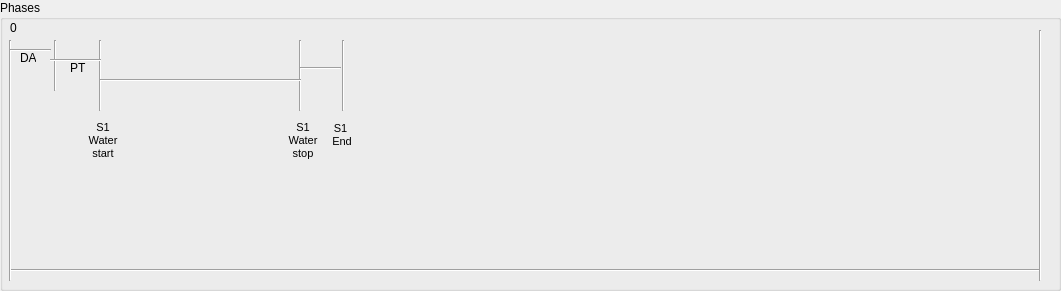
  <widget class="QGroupBox" name="grpSteps">
   <property name="geometry">
    <rect>
     <x>10</x>
     <y>500</y>
     <width>1061</width>
     <height>291</height>
    </rect>
   </property>
   <property name="title">
    <string>Phases</string>
   </property>
   <widget class="Line" name="line">
    <property name="geometry">
     <rect>
      <x>10</x>
      <y>260</y>
      <width>1031</width>
      <height>20</height>
     </rect>
    </property>
    <property name="orientation">
     <enum>Qt::Horizontal</enum>
    </property>
   </widget>
   <widget class="Line" name="line_2">
    <property name="geometry">
     <rect>
      <x>0</x>
      <y>40</y>
      <width>21</width>
      <height>241</height>
     </rect>
    </property>
    <property name="orientation">
     <enum>Qt::Vertical</enum>
    </property>
   </widget>
   <widget class="Line" name="line_3">
    <property name="geometry">
     <rect>
      <x>40</x>
      <y>40</y>
      <width>31</width>
      <height>51</height>
     </rect>
    </property>
    <property name="orientation">
     <enum>Qt::Vertical</enum>
    </property>
   </widget>
   <widget class="Line" name="line_4">
    <property name="geometry">
     <rect>
      <x>90</x>
      <y>40</y>
      <width>21</width>
      <height>71</height>
     </rect>
    </property>
    <property name="orientation">
     <enum>Qt::Vertical</enum>
    </property>
   </widget>
   <widget class="Line" name="line_10">
    <property name="geometry">
     <rect>
      <x>290</x>
      <y>40</y>
      <width>21</width>
      <height>71</height>
     </rect>
    </property>
    <property name="orientation">
     <enum>Qt::Vertical</enum>
    </property>
   </widget>
   <widget class="Line" name="line_11">
    <property name="geometry">
     <rect>
      <x>1030</x>
      <y>30</y>
      <width>21</width>
      <height>251</height>
     </rect>
    </property>
    <property name="orientation">
     <enum>Qt::Vertical</enum>
    </property>
   </widget>
   <widget class="QLabel" name="label_28">
    <property name="geometry">
     <rect>
      <x>10</x>
      <y>20</y>
      <width>16</width>
      <height>16</height>
     </rect>
    </property>
    <property name="text">
     <string>0</string>
    </property>
   </widget>
   <widget class="QLabel" name="label_29">
    <property name="geometry">
     <rect>
      <x>20</x>
      <y>50</y>
      <width>16</width>
      <height>16</height>
     </rect>
    </property>
    <property name="text">
     <string>DA</string>
    </property>
   </widget>
   <widget class="QLabel" name="label_30">
    <property name="geometry">
     <rect>
      <x>80</x>
      <y>120</y>
      <width>46</width>
      <height>41</height>
     </rect>
    </property>
    <property name="text">
     <string>&lt;!DOCTYPE HTML PUBLIC &quot;-//W3C//DTD HTML 4.0//EN&quot; &quot;http://www.w3.org/TR/REC-html40/strict.dtd&quot;&gt;
&lt;html&gt;&lt;head&gt;&lt;meta name=&quot;qrichtext&quot; content=&quot;1&quot; /&gt;&lt;style type=&quot;text/css&quot;&gt;
p, li { white-space: pre-wrap; }
&lt;/style&gt;&lt;/head&gt;&lt;body style=&quot; font-family:'MS Shell Dlg 2'; font-size:8.25pt; font-weight:400; font-style:normal;&quot;&gt;
&lt;p align=&quot;center&quot; style=&quot; margin-top:0px; margin-bottom:0px; margin-left:0px; margin-right:0px; -qt-block-indent:0; text-indent:0px;&quot;&gt;&lt;span style=&quot; font-size:8pt;&quot;&gt;S1&lt;br /&gt;Water&lt;/span&gt;&lt;/p&gt;
&lt;p align=&quot;center&quot; style=&quot; margin-top:0px; margin-bottom:0px; margin-left:0px; margin-right:0px; -qt-block-indent:0; text-indent:0px;&quot;&gt;&lt;span style=&quot; font-size:8pt;&quot;&gt;start&lt;/span&gt;&lt;/p&gt;&lt;/body&gt;&lt;/html&gt;</string>
    </property>
   </widget>
   <widget class="QLabel" name="label_31">
    <property name="geometry">
     <rect>
      <x>280</x>
      <y>120</y>
      <width>46</width>
      <height>41</height>
     </rect>
    </property>
    <property name="text">
     <string>&lt;!DOCTYPE HTML PUBLIC &quot;-//W3C//DTD HTML 4.0//EN&quot; &quot;http://www.w3.org/TR/REC-html40/strict.dtd&quot;&gt;
&lt;html&gt;&lt;head&gt;&lt;meta name=&quot;qrichtext&quot; content=&quot;1&quot; /&gt;&lt;style type=&quot;text/css&quot;&gt;
p, li { white-space: pre-wrap; }
&lt;/style&gt;&lt;/head&gt;&lt;body style=&quot; font-family:'MS Shell Dlg 2'; font-size:8.25pt; font-weight:400; font-style:normal;&quot;&gt;
&lt;p align=&quot;center&quot; style=&quot; margin-top:0px; margin-bottom:0px; margin-left:0px; margin-right:0px; -qt-block-indent:0; text-indent:0px;&quot;&gt;&lt;span style=&quot; font-size:8pt;&quot;&gt;S1&lt;/span&gt;&lt;/p&gt;
&lt;p align=&quot;center&quot; style=&quot; margin-top:0px; margin-bottom:0px; margin-left:0px; margin-right:0px; -qt-block-indent:0; text-indent:0px;&quot;&gt;&lt;span style=&quot; font-size:8pt;&quot;&gt;Water&lt;br /&gt;stop&lt;/span&gt;&lt;/p&gt;&lt;/body&gt;&lt;/html&gt;</string>
    </property>
   </widget>
   <widget class="QLabel" name="label_51">
    <property name="geometry">
     <rect>
      <x>320</x>
      <y>120</y>
      <width>41</width>
      <height>31</height>
     </rect>
    </property>
    <property name="text">
     <string>&lt;!DOCTYPE HTML PUBLIC &quot;-//W3C//DTD HTML 4.0//EN&quot; &quot;http://www.w3.org/TR/REC-html40/strict.dtd&quot;&gt;
&lt;html&gt;&lt;head&gt;&lt;meta name=&quot;qrichtext&quot; content=&quot;1&quot; /&gt;&lt;style type=&quot;text/css&quot;&gt;
p, li { white-space: pre-wrap; }
&lt;/style&gt;&lt;/head&gt;&lt;body style=&quot; font-family:'MS Shell Dlg 2'; font-size:8.25pt; font-weight:400; font-style:normal;&quot;&gt;
&lt;p align=&quot;center&quot; style=&quot; margin-top:0px; margin-bottom:0px; margin-left:0px; margin-right:0px; -qt-block-indent:0; text-indent:0px;&quot;&gt;&lt;span style=&quot; font-size:8pt;&quot;&gt;S1&lt;/span&gt;&lt;/p&gt;
&lt;p align=&quot;center&quot; style=&quot; margin-top:0px; margin-bottom:0px; margin-left:0px; margin-right:0px; -qt-block-indent:0; text-indent:0px;&quot;&gt;&lt;span style=&quot; font-size:8pt;&quot;&gt; End&lt;/span&gt;&lt;/p&gt;&lt;/body&gt;&lt;/html&gt;</string>
    </property>
   </widget>
   <widget class="Line" name="line_9">
    <property name="geometry">
     <rect>
      <x>100</x>
      <y>70</y>
      <width>201</width>
      <height>20</height>
     </rect>
    </property>
    <property name="orientation">
     <enum>Qt::Horizontal</enum>
    </property>
   </widget>
   <widget class="Line" name="line_12">
    <property name="geometry">
     <rect>
      <x>50</x>
      <y>50</y>
      <width>51</width>
      <height>20</height>
     </rect>
    </property>
    <property name="orientation">
     <enum>Qt::Horizontal</enum>
    </property>
   </widget>
   <widget class="Line" name="line_13">
    <property name="geometry">
     <rect>
      <x>10</x>
      <y>40</y>
      <width>41</width>
      <height>20</height>
     </rect>
    </property>
    <property name="orientation">
     <enum>Qt::Horizontal</enum>
    </property>
   </widget>
   <widget class="QLabel" name="label_52">
    <property name="geometry">
     <rect>
      <x>70</x>
      <y>60</y>
      <width>16</width>
      <height>16</height>
     </rect>
    </property>
    <property name="text">
     <string>PT</string>
    </property>
   </widget>
   <widget class="Line" name="line_14">
    <property name="geometry">
     <rect>
      <x>300</x>
      <y>60</y>
      <width>41</width>
      <height>16</height>
     </rect>
    </property>
    <property name="orientation">
     <enum>Qt::Horizontal</enum>
    </property>
   </widget>
   <widget class="Line" name="line_15">
    <property name="geometry">
     <rect>
      <x>333</x>
      <y>40</y>
      <width>20</width>
      <height>71</height>
     </rect>
    </property>
    <property name="orientation">
     <enum>Qt::Vertical</enum>
    </property>
   </widget>
  </widget>
